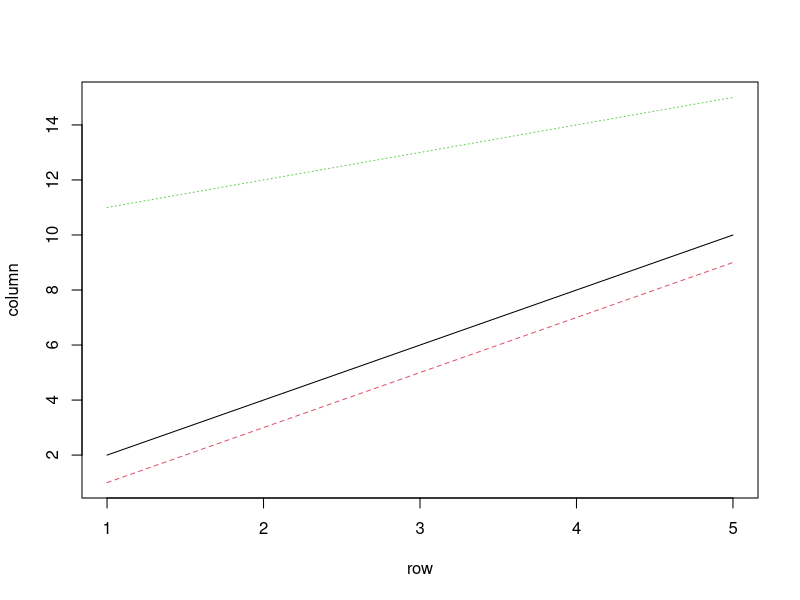

R code for this plot:
a <- c(2,4,6,8,10)
b <- c(1,3,5,7,9)
c <- c(11,12,13,14,15)
table <- cbind(a,b,c)
print(table)
matplot(table, type ="l", pch=15:15, col=1:3, xlab = "row", ylab = "column")
 